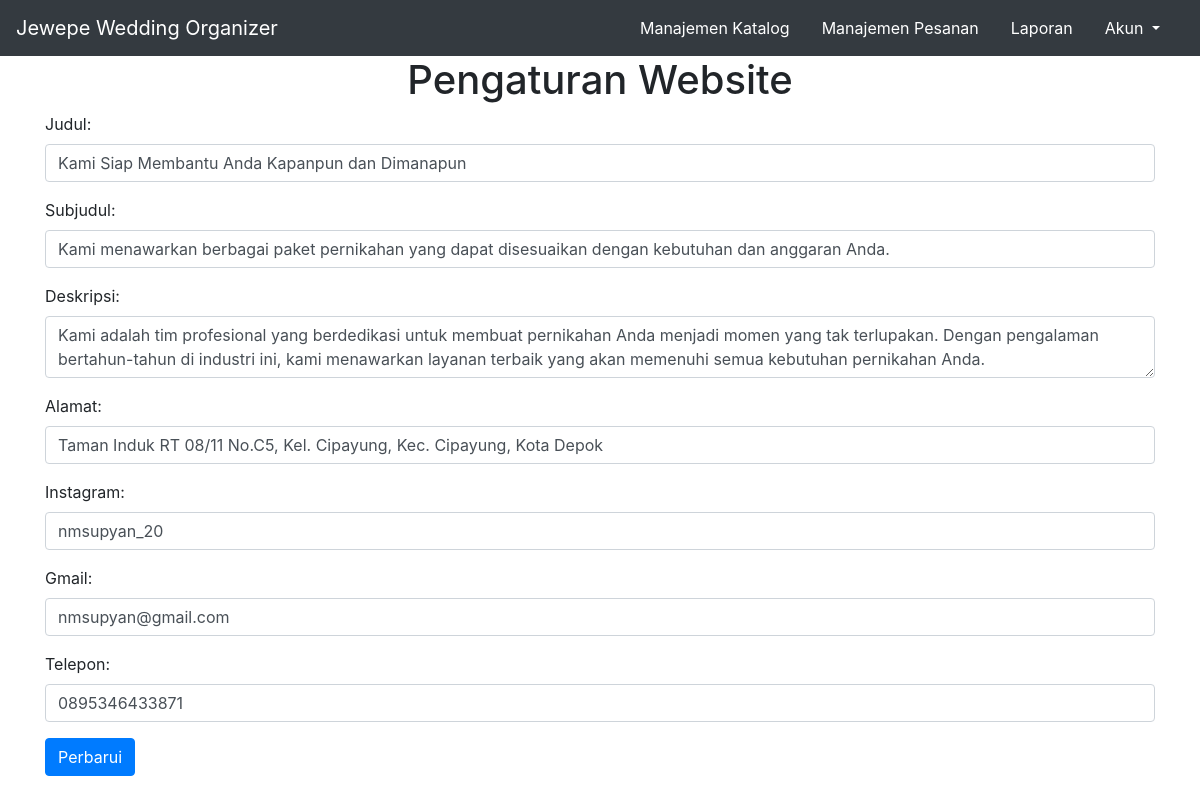
Page /admin/pengaturan.php (signed in) on the committed database.
### tables this page shows
CREATE TABLE `tb_settings` (
  `id` int(11) NOT NULL,
  `judul` varchar(70) NOT NULL,
  `subjudul` varchar(150) NOT NULL,
  `deskripsi` text NOT NULL,
  `alamat` text NOT NULL,
  `instagram` varchar(15) NOT NULL,
  `telepon` varchar(15) NOT NULL,
  `email` varchar(20) NOT NULL,
  `created_at` datetime NOT NULL,
  `updated_at` datetime DEFAULT NULL
);

### db.php (called while the page is built, shortened)
<?php
class Database
{
    private $host = "localhost";
    private $user = "root";
    private $password = "";
    private $database = "db_wedding";
    private $conn;
    public function __construct()
    {
        $this->conn = mysqli_connect($this->host, $this->user, $this->password, $this->database);
    }
    public function get_settings_by_id()
    {
        $query = mysqli_query($this->conn, "SELECT * FROM tb_settings");
        return mysqli_fetch_assoc($query);
    }
}

### admin/pengaturan.php (the view, shortened to what this page needs)
<?php
include("templates/header.php");
include("../db.php");
$db = new Database();
$get_data = $db->get_settings_by_id();
?>
<div class="container">
    <h1 class="text-center">Pengaturan Website</h1>
    <form action="" method="post">
        <div class="form-group">
            <label for="judul">Judul:</label>
            <input type="text" class="form-control" name="judul" id="judul" value="<?= $get_data['judul']; ?>">
        </div>
        <div class="form-group">
            <label for="subjudul">Subjudul:</label>
            <input type="text" class="form-control" name="subjudul" id="subjudul" value="<?= $get_data['subjudul']; ?>">
        </div>
        <div class="form-group">
            <label for="deskripsi">Deskripsi:</label>
            <textarea class="form-control" name="deskripsi" id="deskripsi"><?= $get_data['deskripsi']; ?></textarea>
        </div>
        <div class="form-group">
            <label for="alamat">Alamat:</label>
            <input type="text" class="form-control" name="alamat" id="alamat" value="<?= $get_data['alamat']; ?>">
        </div>
        <div class="form-group">
            <label for="instagram">Instagram:</label>
            <input type="text" class="form-control" name="instagram" id="instagram" value="<?= $get_data['instagram']; ?>">
        </div>
        <div class="form-group">
            <label for="gmail">Gmail:</label>
            <input type="email" class="form-control" name="gmail" id="gmail" value="<?= $get_data['email']; ?>">
        </div>
        <div class="form-group">
            <label for="telepon">Telepon:</label>
            <input type="text" class="form-control" name="telepon" id="telepon" value="<?= $get_data['telepon']; ?>">
        </div>
        <button type="submit" name="update" class="btn btn-primary">Perbarui</button>
    </form>
</div>
<?php include("templates/footer.php")?>

### rows in the picture
tb_settings: judul "Kami Siap Membantu Anda Kapanpun dan Dimanapun", subjudul "Kami menawarkan berbagai paket pernikahan yang dapat disesuaikan dengan kebutuhan dan anggaran Anda.", deskripsi "Kami adalah tim profesional yang berdedikasi untuk membuat pernikahan Anda menjadi momen yang tak terlupakan. Dengan pengalaman bertahun-tahun di industri ini, kami menawarkan layanan terbaik yang akan memenuhi semua kebutuhan pernikahan Anda.", alamat "Taman Induk RT 08/11 No.C5, Kel. Cipayung, Kec. Cipayung, Kota Depok", instagram "nmsupyan_20", gmail "nmsupyan@gmail.com", telepon "0895346433871"
